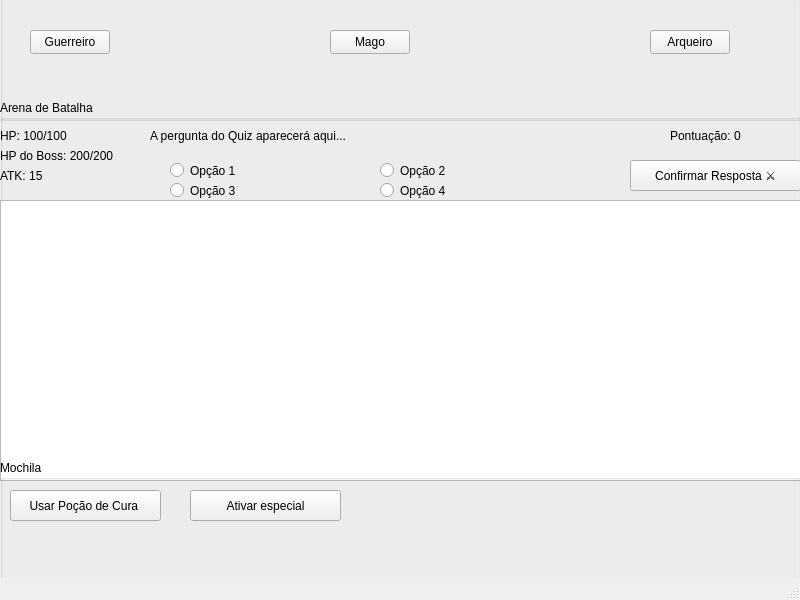
<?xml version="1.0" encoding="UTF-8"?>
<ui version="4.0">
 <class>MainWindow</class>
 <widget class="QMainWindow" name="MainWindow">
  <property name="geometry">
   <rect>
    <x>0</x>
    <y>0</y>
    <width>800</width>
    <height>600</height>
   </rect>
  </property>
  <property name="windowTitle">
   <string>MainWindow</string>
  </property>
  <widget class="QWidget" name="centralwidget">
   <widget class="QGroupBox" name="groupSelection">
    <property name="geometry">
     <rect>
      <x>0</x>
      <y>-20</y>
      <width>801</width>
      <height>141</height>
     </rect>
    </property>
    <property name="title">
     <string>Escolha sua Classe</string>
    </property>
    <widget class="QPushButton" name="btnSelectWarrior">
     <property name="geometry">
      <rect>
       <x>30</x>
       <y>50</y>
       <width>80</width>
       <height>24</height>
      </rect>
     </property>
     <property name="text">
      <string>Guerreiro</string>
     </property>
    </widget>
    <widget class="QPushButton" name="btnSelectMage">
     <property name="geometry">
      <rect>
       <x>330</x>
       <y>50</y>
       <width>80</width>
       <height>24</height>
      </rect>
     </property>
     <property name="text">
      <string>Mago</string>
     </property>
    </widget>
    <widget class="QPushButton" name="btnSelectArcher">
     <property name="geometry">
      <rect>
       <x>650</x>
       <y>50</y>
       <width>80</width>
       <height>24</height>
      </rect>
     </property>
     <property name="text">
      <string>Arqueiro</string>
     </property>
    </widget>
   </widget>
   <widget class="QGroupBox" name="groupCombat">
    <property name="geometry">
     <rect>
      <x>0</x>
      <y>100</y>
      <width>801</width>
      <height>381</height>
     </rect>
    </property>
    <property name="title">
     <string>Arena de Batalha</string>
    </property>
    <widget class="QLabel" name="lblPlayerHp">
     <property name="geometry">
      <rect>
       <x>0</x>
       <y>20</y>
       <width>91</width>
       <height>31</height>
      </rect>
     </property>
     <property name="text">
      <string>HP: 100/100</string>
     </property>
    </widget>
    <widget class="QLabel" name="lblBossHp">
     <property name="geometry">
      <rect>
       <x>0</x>
       <y>40</y>
       <width>121</width>
       <height>31</height>
      </rect>
     </property>
     <property name="text">
      <string>HP do Boss: 200/200</string>
     </property>
    </widget>
    <widget class="QLabel" name="lblScore">
     <property name="geometry">
      <rect>
       <x>670</x>
       <y>20</y>
       <width>121</width>
       <height>31</height>
      </rect>
     </property>
     <property name="text">
      <string>Pontuação: 0</string>
     </property>
    </widget>
    <widget class="QTextBrowser" name="txtBattleLog">
     <property name="geometry">
      <rect>
       <x>0</x>
       <y>100</y>
       <width>801</width>
       <height>281</height>
      </rect>
     </property>
     <property name="html">
      <string>&lt;!DOCTYPE HTML PUBLIC &quot;-//W3C//DTD HTML 4.0//EN&quot; &quot;http://www.w3.org/TR/REC-html40/strict.dtd&quot;&gt;
&lt;html&gt;&lt;head&gt;&lt;meta name=&quot;qrichtext&quot; content=&quot;1&quot; /&gt;&lt;meta charset=&quot;utf-8&quot; /&gt;&lt;style type=&quot;text/css&quot;&gt;
p, li { white-space: pre-wrap; }
hr { height: 1px; border-width: 0; }
li.unchecked::marker { content: &quot;\2610&quot;; }
li.checked::marker { content: &quot;\2612&quot;; }
&lt;/style&gt;&lt;/head&gt;&lt;body style=&quot; font-family:'Segoe UI'; font-size:9pt; font-weight:400; font-style:normal;&quot;&gt;
&lt;p style=&quot;-qt-paragraph-type:empty; margin-top:0px; margin-bottom:0px; margin-left:0px; margin-right:0px; -qt-block-indent:0; text-indent:0px;&quot;&gt;&lt;br /&gt;&lt;/p&gt;&lt;/body&gt;&lt;/html&gt;</string>
     </property>
    </widget>
    <widget class="QLabel" name="lblQuestion">
     <property name="geometry">
      <rect>
       <x>150</x>
       <y>20</y>
       <width>511</width>
       <height>31</height>
      </rect>
     </property>
     <property name="text">
      <string>A pergunta do Quiz aparecerá aqui...</string>
     </property>
     <property name="wordWrap">
      <bool>true</bool>
     </property>
    </widget>
    <widget class="QRadioButton" name="radioOpt1">
     <property name="geometry">
      <rect>
       <x>170</x>
       <y>60</y>
       <width>211</width>
       <height>21</height>
      </rect>
     </property>
     <property name="text">
      <string>Opção 1</string>
     </property>
    </widget>
    <widget class="QRadioButton" name="radioOpt2">
     <property name="geometry">
      <rect>
       <x>380</x>
       <y>60</y>
       <width>241</width>
       <height>21</height>
      </rect>
     </property>
     <property name="text">
      <string>Opção 2</string>
     </property>
    </widget>
    <widget class="QRadioButton" name="radioOpt3">
     <property name="geometry">
      <rect>
       <x>170</x>
       <y>80</y>
       <width>211</width>
       <height>21</height>
      </rect>
     </property>
     <property name="text">
      <string>Opção 3</string>
     </property>
    </widget>
    <widget class="QRadioButton" name="radioOpt4">
     <property name="geometry">
      <rect>
       <x>380</x>
       <y>80</y>
       <width>241</width>
       <height>21</height>
      </rect>
     </property>
     <property name="text">
      <string>Opção 4</string>
     </property>
    </widget>
    <widget class="QLabel" name="lblPlayerAtk">
     <property name="geometry">
      <rect>
       <x>0</x>
       <y>60</y>
       <width>91</width>
       <height>31</height>
      </rect>
     </property>
     <property name="text">
      <string>ATK: 15</string>
     </property>
    </widget>
    <widget class="QPushButton" name="btnAnswer">
     <property name="geometry">
      <rect>
       <x>630</x>
       <y>60</y>
       <width>171</width>
       <height>31</height>
      </rect>
     </property>
     <property name="text">
      <string>Confirmar Resposta ⚔️</string>
     </property>
    </widget>
   </widget>
   <widget class="QGroupBox" name="groupInventory">
    <property name="geometry">
     <rect>
      <x>0</x>
      <y>460</y>
      <width>801</width>
      <height>121</height>
     </rect>
    </property>
    <property name="title">
     <string>Mochila</string>
    </property>
    <widget class="QPushButton" name="btnUsePotion">
     <property name="geometry">
      <rect>
       <x>10</x>
       <y>30</y>
       <width>151</width>
       <height>31</height>
      </rect>
     </property>
     <property name="text">
      <string>Usar Poção de Cura </string>
     </property>
    </widget>
    <widget class="QPushButton" name="btnUseBuff">
     <property name="geometry">
      <rect>
       <x>190</x>
       <y>30</y>
       <width>151</width>
       <height>31</height>
      </rect>
     </property>
     <property name="text">
      <string>Ativar especial</string>
     </property>
    </widget>
   </widget>
  </widget>
  <widget class="QMenuBar" name="menubar">
   <property name="geometry">
    <rect>
     <x>0</x>
     <y>0</y>
     <width>800</width>
     <height>21</height>
    </rect>
   </property>
  </widget>
  <widget class="QStatusBar" name="statusbar"/>
 </widget>
 <resources/>
 <connections/>
</ui>
